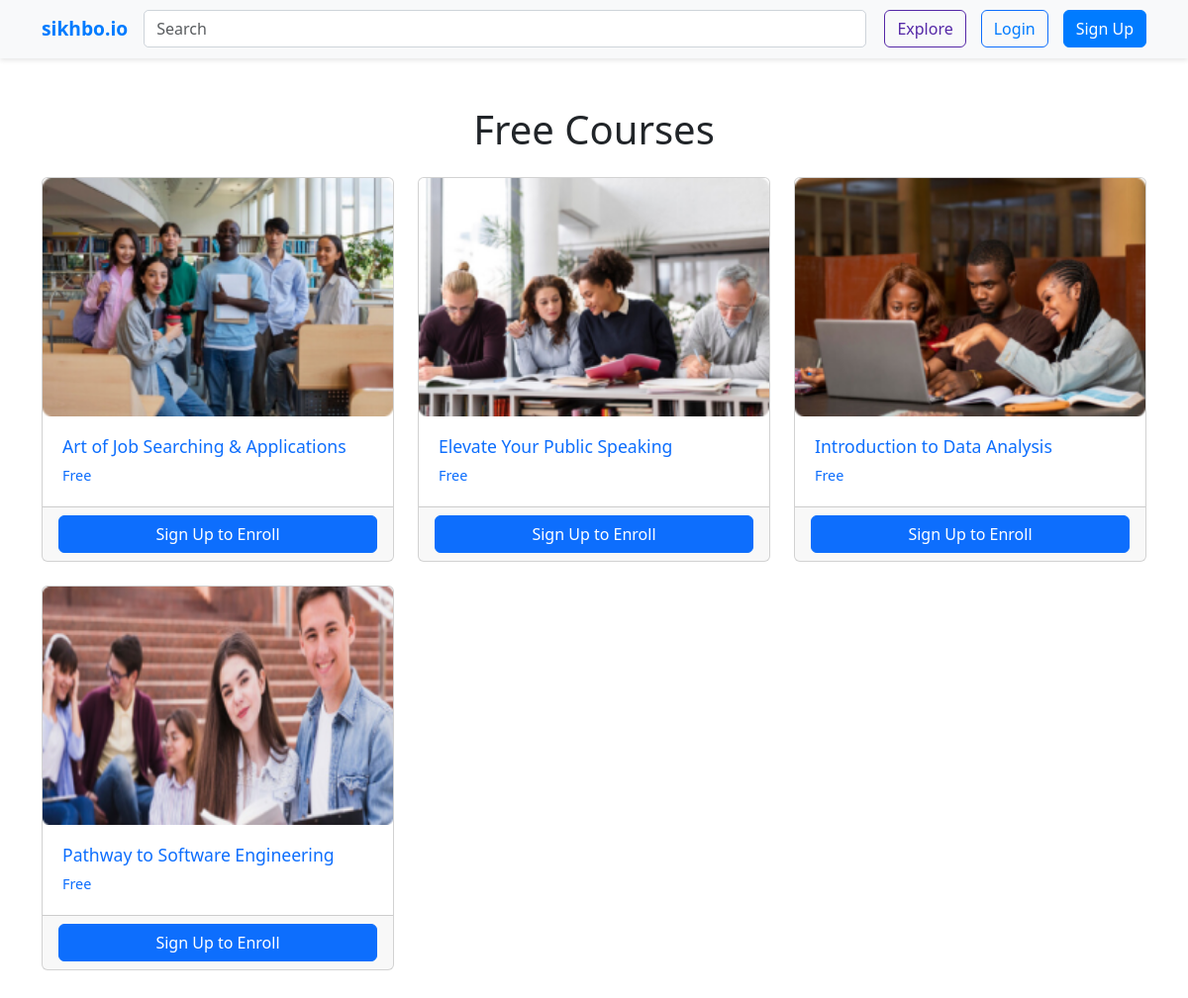
The page /free-courses/ on the database its author committed.
### base/models.py (models this page shows, shortened)
class Course(models.Model):
    title = models.CharField(max_length=200)
    description = models.TextField(null=True)
    price = models.DecimalField(max_digits=10, decimal_places=2)
    thumbnail = models.ImageField(upload_to='course_thumbnails/', null=True)
    category = models.ForeignKey(Category, on_delete=models.CASCADE, null=True)
    students_enrolled = models.PositiveIntegerField(default=0)
    image = models.ImageField(upload_to='', blank=True, null=True)

### base/views.py (the view)
# urls.py: path('free-courses/', base_views.free_courses, name='free_courses'),
def free_courses(request):
    free_courses = Course.objects.filter(price=0)
    return render(request, 'free_courses.html', {'free_courses': free_courses})

### template/free_courses.html (shortened to what this page needs)
<!DOCTYPE html>
<html lang="en">
<head>
    {% load static %}
    <link href="https://cdn.jsdelivr.net/npm/bootstrap@5.3.0-alpha1/dist/css/bootstrap.min.css" rel="stylesheet">
    <link rel="stylesheet" href="{% static 'css/free_courses.css' %}">
</head>
<body>
<nav class="navbar navbar-expand-lg navbar-light bg-light">
    <div class="container">
        <a class="navbar-brand" href="{% url 'home' %}">sikhbo.io</a>
        <form class="navbar-form" method="POST">
            <input class="form-control me-2" type="search" placeholder="Search" aria-label="Search">
            <button class="btn btn-outline-success" type="submit">Explore</button>
        </form>
        <div class="navbar-links">
            {% if user.is_authenticated %}
                <a href="{% url 'user_profile' %}" class="btn btn-outline-secondary me-2">
                    Welcome, {{ user.username }}
                </a>
                <a href="{% url 'logout' %}" class="btn btn-outline-danger">Logout</a>
            {% else %}
                <a href="{% url 'login' %}" class="btn btn-outline-primary">Login</a>
                <a href="{% url 'signup' %}" class="btn btn-primary">Sign Up</a>
            {% endif %}
        </div>
    </div>
</nav>
    <section class="py-5">
        <div class="container">
            <h1 class="mb-4 text-center">Free Courses</h1>
            <div class="row">
                {% if free_courses %}
                    {% for course in free_courses %}
                    <div class="col-md-4 mb-4">
                        <div class="card">
                            <a href="{% url 'course_details' course.id %}" class="text-decoration-none">
                                <img src="{{ course.thumbnail.url }}" class="card-img-top" alt="{{ course.title }}">
                                <div class="card-body">
                                    <h5 class="card-title">{{ course.title }}</h5>
                                    <p class="card-text">
                                        {% if course.price > 0 %}
                                            ৳ {{ course.price }}
                                        {% else %}
                                            Free
                                        {% endif %}
                                    </p>
                                </div>
                            </a>
                            <div class="card-footer">
                                {% if user.is_authenticated %}
                                    <a href="{% url 'enroll_course' course.id %}" class="btn btn-primary w-100">Enroll Now</a>
                                {% else %}
                                    <a href="{% url 'signup' %}" class="btn btn-primary w-100">Sign Up to Enroll</a>
                                {% endif %}
                            </div>
                        </div>
                    </div>
                    {% endfor %}
                {% else %}
                    <p class="text-center">No free courses available at the moment. Please check back later.</p>
                {% endif %}
            </div>
        </div>
    </section>
</body>
</html>

### static/css/free_courses.css (style rules this page uses)
.navbar { background-color: #fff; padding: 10px 20px; box-shadow: 0 2px 5px rgba(0, 0, 0, 0.1); display: flex; justify-content: space-between; align-items: center; }
.navbar-brand { font-weight: bold; font-size: 1.2rem; color: #007bff; }
.navbar-form { flex: 1; display: flex; align-items: center; }
.form-control { border-radius: 5px; border-color: #ced4da; flex: 1; }
.btn-outline-success { border-color: #5528a7; color: #5528a7; margin-left: 10px; }
.navbar-links { display: flex; align-items: center; }
.navbar-links a { margin-left: 15px; text-decoration: none; color: #007bff; }
.navbar-links .btn-primary { background-color: #007bff; border-color: #007bff; color: #fff; margin-left: 15px; }
.card { transition: transform 0.3s ease, box-shadow 0.3s ease; }
.card img { transition: transform 0.3s ease; }
.card-body { padding: 20px; }
.card-title { font-size: 1.1rem; }
.card-text { font-size: 0.9rem; }

### rows shown on the page
Course: thumbnail (picture), title "Art of Job Searching & Applications", price "Free"
Course: thumbnail (picture), title "Elevate Your Public Speaking", price "Free"
Course: thumbnail (picture), title "Introduction to Data Analysis", price "Free"
Course: thumbnail (picture), title "Pathway to Software Engineering", price "Free"
